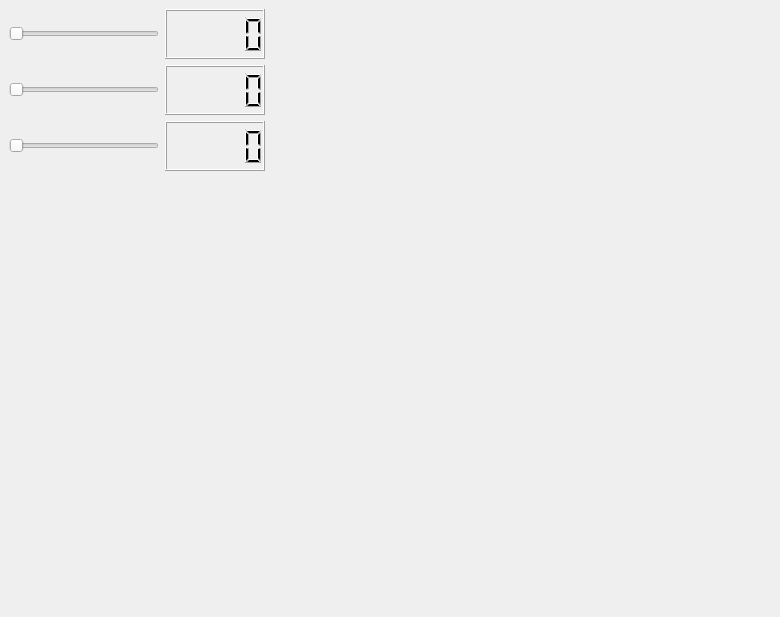
<?xml version="1.0" encoding="UTF-8"?>
<ui version="4.0">
 <class>QTPCLVisualizer</class>
 <widget class="QMainWindow" name="QTPCLVisualizer">
  <property name="geometry">
   <rect>
    <x>0</x>
    <y>0</y>
    <width>750</width>
    <height>617</height>
   </rect>
  </property>
  <property name="windowTitle">
   <string>MainWindow</string>
  </property>
  <widget class="QWidget" name="centralwidget">
   <layout class="QHBoxLayout" name="horizontalLayout">
    <item>
     <layout class="QVBoxLayout" name="verticalLayout">
      <item>
       <layout class="QHBoxLayout" name="horizontalLayout_2">
        <item>
         <widget class="QSlider" name="horizontalSlider">
          <property name="sizePolicy">
           <sizepolicy hsizetype="Minimum" vsizetype="Fixed">
            <horstretch>0</horstretch>
            <verstretch>0</verstretch>
           </sizepolicy>
          </property>
          <property name="minimumSize">
           <size>
            <width>150</width>
            <height>0</height>
           </size>
          </property>
          <property name="orientation">
           <enum>Qt::Horizontal</enum>
          </property>
         </widget>
        </item>
        <item>
         <widget class="QLCDNumber" name="lcdNumber">
          <property name="sizePolicy">
           <sizepolicy hsizetype="Minimum" vsizetype="Minimum">
            <horstretch>0</horstretch>
            <verstretch>0</verstretch>
           </sizepolicy>
          </property>
          <property name="minimumSize">
           <size>
            <width>100</width>
            <height>50</height>
           </size>
          </property>
          <property name="baseSize">
           <size>
            <width>0</width>
            <height>0</height>
           </size>
          </property>
         </widget>
        </item>
       </layout>
      </item>
      <item>
       <layout class="QHBoxLayout" name="horizontalLayout_4">
        <item>
         <widget class="QSlider" name="horizontalSlider_2">
          <property name="sizePolicy">
           <sizepolicy hsizetype="Minimum" vsizetype="Fixed">
            <horstretch>0</horstretch>
            <verstretch>0</verstretch>
           </sizepolicy>
          </property>
          <property name="minimumSize">
           <size>
            <width>150</width>
            <height>0</height>
           </size>
          </property>
          <property name="orientation">
           <enum>Qt::Horizontal</enum>
          </property>
         </widget>
        </item>
        <item>
         <widget class="QLCDNumber" name="lcdNumber_2">
          <property name="sizePolicy">
           <sizepolicy hsizetype="Minimum" vsizetype="Minimum">
            <horstretch>0</horstretch>
            <verstretch>0</verstretch>
           </sizepolicy>
          </property>
          <property name="minimumSize">
           <size>
            <width>100</width>
            <height>50</height>
           </size>
          </property>
         </widget>
        </item>
       </layout>
      </item>
      <item>
       <layout class="QHBoxLayout" name="horizontalLayout_3">
        <item>
         <widget class="QSlider" name="horizontalSlider_3">
          <property name="sizePolicy">
           <sizepolicy hsizetype="Minimum" vsizetype="Fixed">
            <horstretch>0</horstretch>
            <verstretch>0</verstretch>
           </sizepolicy>
          </property>
          <property name="minimumSize">
           <size>
            <width>150</width>
            <height>0</height>
           </size>
          </property>
          <property name="orientation">
           <enum>Qt::Horizontal</enum>
          </property>
         </widget>
        </item>
        <item>
         <widget class="QLCDNumber" name="lcdNumber_3">
          <property name="sizePolicy">
           <sizepolicy hsizetype="Minimum" vsizetype="Minimum">
            <horstretch>0</horstretch>
            <verstretch>0</verstretch>
           </sizepolicy>
          </property>
          <property name="minimumSize">
           <size>
            <width>100</width>
            <height>50</height>
           </size>
          </property>
         </widget>
        </item>
       </layout>
      </item>
      <item>
       <spacer name="verticalSpacer">
        <property name="orientation">
         <enum>Qt::Vertical</enum>
        </property>
        <property name="sizeHint" stdset="0">
         <size>
          <width>20</width>
          <height>40</height>
         </size>
        </property>
       </spacer>
      </item>
     </layout>
    </item>
    <item>
     <layout class="QVBoxLayout" name="verticalLayout_2">
      <item>
       <widget class="QVTKWidget" name="qvtkWidget" native="true">
        <property name="sizePolicy">
         <sizepolicy hsizetype="MinimumExpanding" vsizetype="Preferred">
          <horstretch>0</horstretch>
          <verstretch>0</verstretch>
         </sizepolicy>
        </property>
        <property name="minimumSize">
         <size>
          <width>500</width>
          <height>0</height>
         </size>
        </property>
       </widget>
      </item>
     </layout>
    </item>
   </layout>
  </widget>
  <widget class="QMenuBar" name="menubar">
   <property name="geometry">
    <rect>
     <x>0</x>
     <y>0</y>
     <width>750</width>
     <height>22</height>
    </rect>
   </property>
  </widget>
 </widget>
 <customwidgets>
  <customwidget>
   <class>QVTKWidget</class>
   <extends>QWidget</extends>
   <header>QVTKWidget.h</header>
   <container>1</container>
  </customwidget>
 </customwidgets>
 <resources/>
 <connections>
  <connection>
   <sender>horizontalSlider</sender>
   <signal>valueChanged(int)</signal>
   <receiver>lcdNumber</receiver>
   <slot>display(int)</slot>
   <hints>
    <hint type="sourcelabel">
     <x>142</x>
     <y>58</y>
    </hint>
    <hint type="destinationlabel">
     <x>241</x>
     <y>56</y>
    </hint>
   </hints>
  </connection>
  <connection>
   <sender>horizontalSlider_2</sender>
   <signal>valueChanged(int)</signal>
   <receiver>lcdNumber_2</receiver>
   <slot>display(int)</slot>
   <hints>
    <hint type="sourcelabel">
     <x>141</x>
     <y>121</y>
    </hint>
    <hint type="destinationlabel">
     <x>234</x>
     <y>115</y>
    </hint>
   </hints>
  </connection>
  <connection>
   <sender>horizontalSlider_3</sender>
   <signal>valueChanged(int)</signal>
   <receiver>lcdNumber_3</receiver>
   <slot>display(int)</slot>
   <hints>
    <hint type="sourcelabel">
     <x>77</x>
     <y>190</y>
    </hint>
    <hint type="destinationlabel">
     <x>201</x>
     <y>187</y>
    </hint>
   </hints>
  </connection>
 </connections>
</ui>
